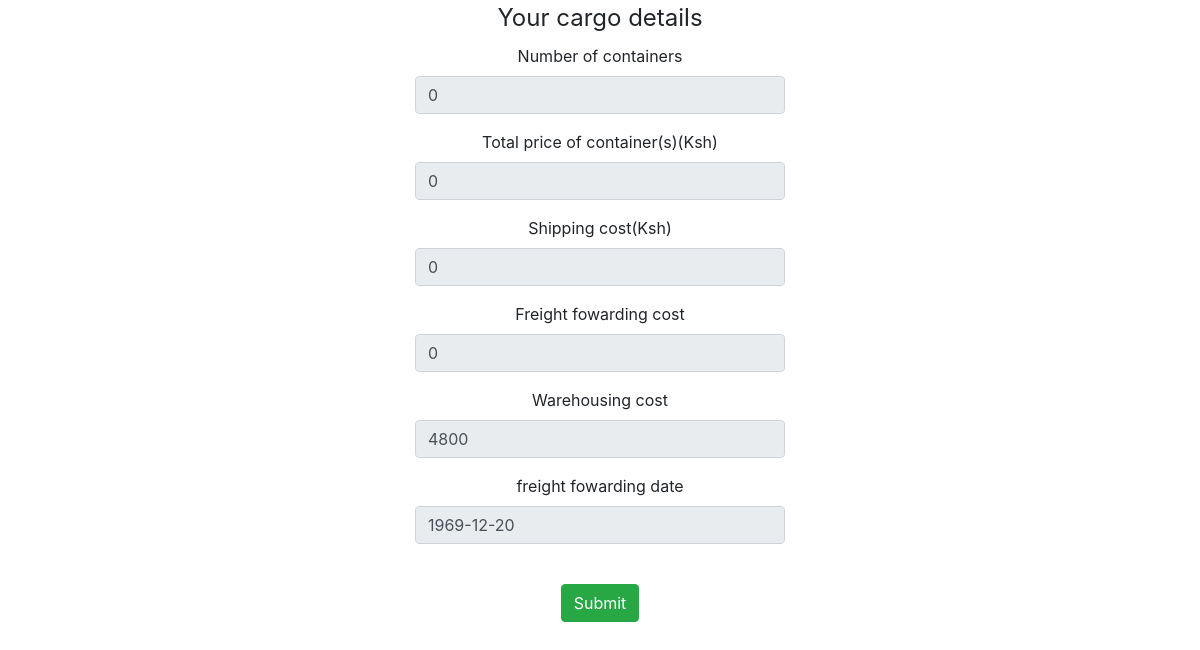
The page /order_updatelogic.php on the database its author committed.
### tables this page shows
CREATE TABLE `container_weight` (
  `id` int(11) NOT NULL,
  `container_capacity` varchar(30) NOT NULL,
  `price_per_km` varchar(40) NOT NULL,
  `container_cost_wh` varchar(40) NOT NULL
);

### order_updatelogic.php (the view, shortened to what this page needs)
<?php
include_once 'dbcon.php';
include_once 'header.php';
?>
<?php
$sql="SELECT container_capacity FROM container_weight WHERE id=1;";
$container_weightt=mysqli_query($conn,$sql);
$row=mysqli_fetch_row($container_weightt);
$container_weightt=$row[0];
$weight=$_POST["goods_weight"];
$numberOfContainers=$weight/$container_weightt;
$destination=$_POST['destination'];
	$sql="SELECT charge_per_container FROM ship WHERE destination='$destination'";
	$containerPrice=mysqli_query($conn,$sql);
	$row=mysqli_fetch_row($containerPrice);
	$containerPrice=$row[0];
	$totalCargoPrice=$containerPrice*$numberOfContainers;
	$destination=$_POST['destination'];
	$sql="SELECT cost_per_km FROM ship WHERE destination='$destination'";
	$shipPrice=mysqli_query($conn,$sql);
	$row=mysqli_fetch_row($shipPrice);
	$shipPrice=$row[0];
	$destination=$_POST['destination'];
	$sql="SELECT distance_km FROM countries WHERE country_name='$destination'";
	$shipDistance=mysqli_query($conn,$sql);
	$row=mysqli_fetch_row($shipDistance);
	$shipDistance=$row[0];
	$totalShipPrice=$shipPrice*$shipDistance;
	$sql="SELECT price_per_km FROM container_weight WHERE id=1";
	$fowarder_price=mysqli_query($conn,$sql);
	$row=mysqli_fetch_row($fowarder_price);
	$fowarder_price=$row[0];
	$current_location=$_POST['current_location'];
	$sql="SELECT distance_km FROM counties WHERE county='$current_location'";
	$landDistance=mysqli_query($conn,$sql);
	$row=mysqli_fetch_row($landDistance);
	$landDistance=$row[0];
	$totalFowarderPrice=$fowarder_price*$landDistance;
	$days=12;
	$sql="SELECT container_cost_wh FROM container_weight WHERE id=1";
	$warehouse_price=mysqli_query($conn,$sql);
	$row=mysqli_fetch_row($warehouse_price);
	$warehouse_price=$row[0];
	$totalwarehousePrice=$warehouse_price*$days;
$show_date=$_POST['show_date'];
$fowardingDate=date('Y-m-d',strtotime('-12 days',strtotime($show_date)));
?>
<form class="form-horizontal" action="cargodetails.php" method="post">
<fieldset>
<center>
<legend>Your cargo details</legend>
<div class="form-group">
  <label class="col-md-4 control-label" for="">Number of containers</label>
  <div class="col-md-4">
  <input id="number_containers" name="number_containers" type="text" value="<?php echo $numberOfContainers; ?>" class="form-control input-md" readonly>
  </div>
</div>
<div class="form-group">
  <label class="col-md-4 control-label" for="">Total price of container(s)(Ksh)</label>
  <div class="col-md-4">
  <input id="price_container" name="price_container" type="text" value="<?php echo $totalCargoPrice; ?>" class="form-control input-md" readonly>
  </div>
</div>
<div class="form-group">
  <label class="col-md-4 control-label" for="">Shipping cost(Ksh)</label>
  <div class="col-md-4">
  <input id="shipping_cost" name="shipping_cost" type="text" value="<?php echo $totalShipPrice;?>" class="form-control input-md" readonly>
  </div>
</div>
<div class="form-group">
  <label class="col-md-4 control-label" for="">Freight fowarding cost</label>
  <div class="col-md-4">
  <input id="fowarder_cost" name="fowarder_cost" type="text" value="<?php echo $totalFowarderPrice ;?>"  class="form-control input-md" readonly>
  </div>
</div>
<div class="form-group">
  <label class="col-md-4 control-label" for="">Warehousing cost</label>
  <div class="col-md-4">
  <input id="warehouse_cost" name="warehouse_cost" type="text" value="<?php echo $totalwarehousePrice;?>" class="form-control input-md" readonly>
  </div>
</div>
<div class="form-group">
  <label class="col-md-4 control-label" for="">freight fowarding date</label>
  <div class="col-md-4">
  <input id="ff_date" name="ff_date" type="text" value="<?php echo $fowardingDate ;?>" class="form-control input-md" readonly>
  </div>
</div>
<div class="form-group">
  <label class="col-md-4 control-label" for="submit"></label>
  <div class="col-md-8">
    <button id="submit" name="submit" class="btn btn-success">Submit</button>
  </div>
</div>
</center>
</fieldset>
</form>

### style.css (style rules this page uses)
body { background-image: url(images/paris.jpg); line-height: 1.4px; margin:0; background-repeat: no-repeat; background-size: cover; background-position: center; background-attachment: fixed; }

### rows shown on the page
container_weight: number_containers "0", price_container "0", fowarder_cost "0", warehouse_cost "4800"
